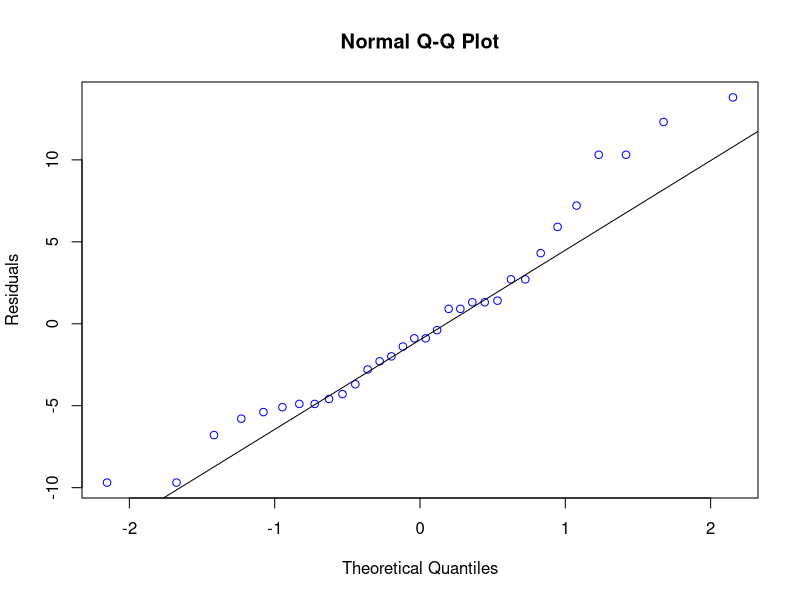
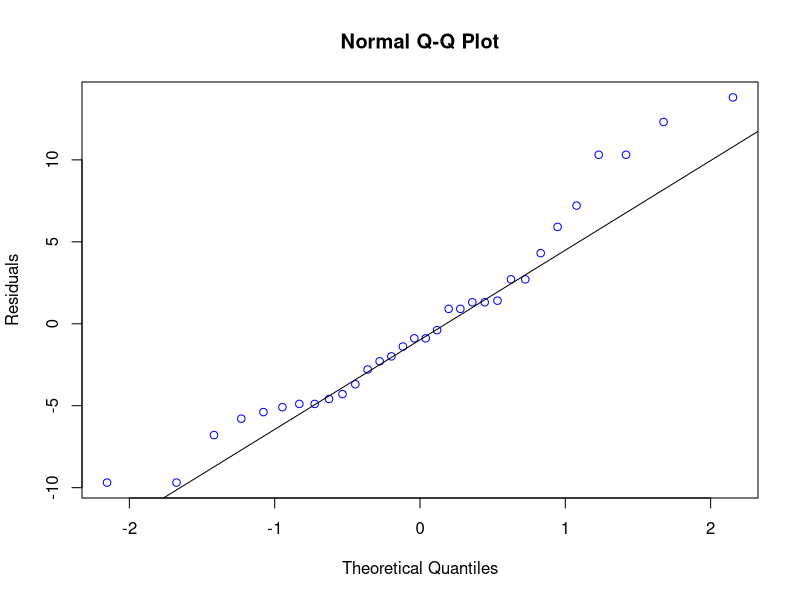
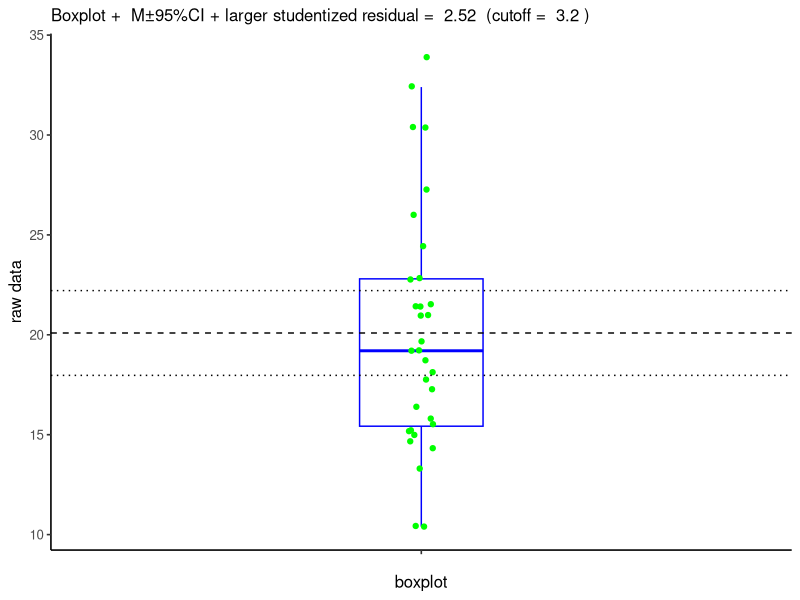
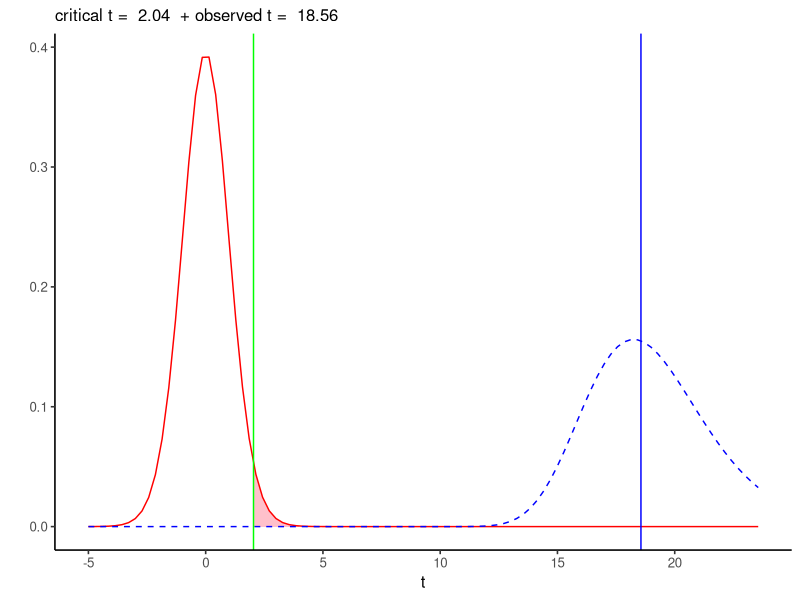
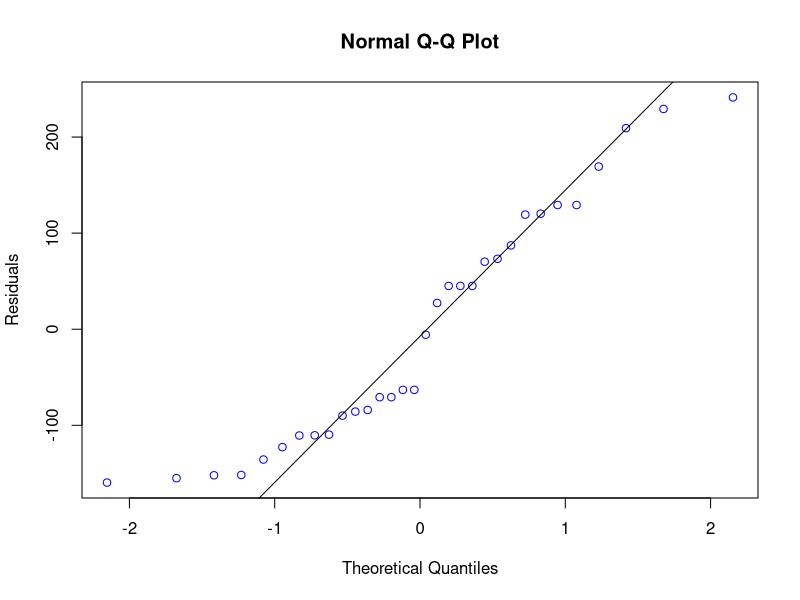
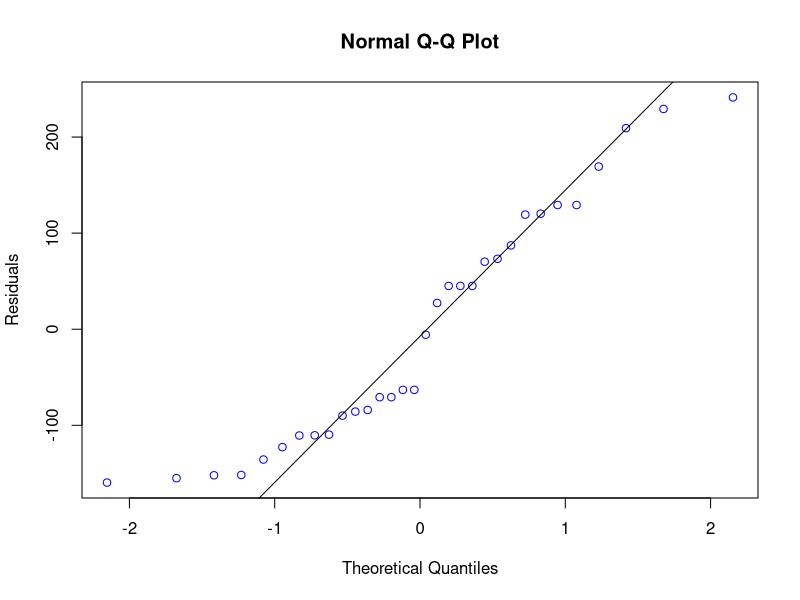
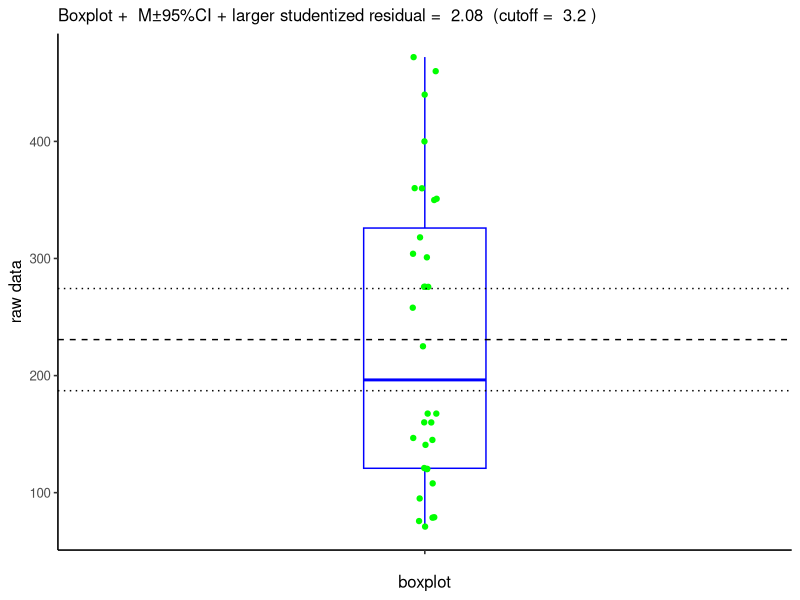
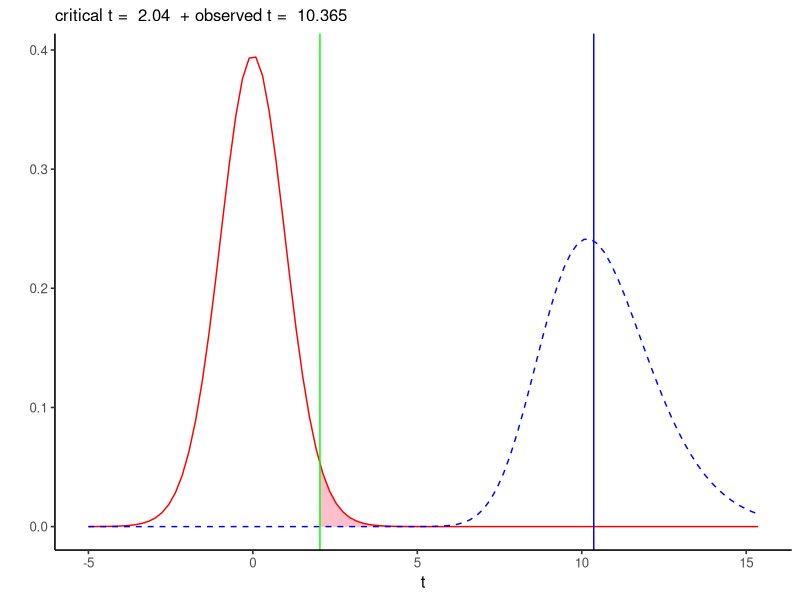

Generate these figures, in order, with R:
data("mtcars")
library(ggplot2)
library(pwr)
d<-mtcars
x<-d$mpg

t_one <- function(y, m0 = 0, alpha = 0.05, 
                    alternative = "two.sided") {
  M <- mean(y) # moyenne
  df <- length(y)-1 # degre de liberte
  V <- var(y) #  variance
  S <- sqrt(V / df) # erreur standard
  t_observed <- (M - m0) / S #  t observe
  p <- if (alternative == "two.sided") {
    2 * pnorm(abs(t_observed), lower.tail = FALSE)
  } else if (alternative == "less") {
    pnorm(t_observed, lower.tail = TRUE)
  } else {
    pnorm(t_observed, lower.tail = FALSE)
  }
  
  t_critical <- if (alternative == "two.sided") { # t critique
    qt(alpha/2, df, lower.tail=FALSE)
  } else if (alternative == "less") {
    qt(alpha, df, lower.tail=TRUE)
  } else {
    qt(alpha, df, lower.tail=FALSE)
  }
  
  # intervalle de confiance autour de la moyenne
  LCL <- (M - S * qnorm(1 - alpha / 2)) # limite inferieure
  UCL <- (M + S * qnorm(1 - alpha / 2)) # limite superieure
  
  d_cohen <- (M - m0)/sqrt(V) # d de cohen
  power_posthoc<-pwr.t.test(n = length(x), 
                            d = d_cohen, 
                            sig.level = alpha,
                            type = "one.sample") # post hoc power
  power<-power_posthoc$power
  direction<-sign(t_observed) # direction du t observe
  
  linear_model<- lm(y ~ 1) 
  # modele lineaire utile pour detecter valeurs extremes
  rst<-rstudent(linear_model)
  # library(car)
  # outlierTest(linear_model)
  alpha_rst = qt(1-alpha / length(y), df)
  outlier<-data.frame(dv = y, rst = abs(rst))
  outlier$col <- ifelse(rst<abs(alpha_rst), "green", "red")

   boxplot <-
    ggplot(outlier, 
         aes(y = dv,x = "",
             label = 1:nrow(outlier)),
         color = col) +
      geom_boxplot(width = 0.2, col = "blue",
                   outlier.shape = NA)+
      geom_jitter(aes(col = col),width = 0.02)+
      scale_color_identity()+
    geom_hline(yintercept = M, lty = "dashed") +
    geom_hline(yintercept = c(LCL, UCL), lty = "dotted") +
    guides(col = F)+
    theme_classic(base_size = 12)+
    labs(x = "boxplot",
         y = "raw data",
         subtitle = paste("Boxplot + ",
                          paste("M", "95%CI",
                          sep = "\u00B1"),
                          "+ larger studentized residual = ",
                          round(max(rst),2),
                          " (cutoff = ", round(alpha_rst,2),")"))
  
   qqnorm(residuals(linear_model), ylab="Residuals",
          col = "blue")
   qqline(residuals(linear_model))
   qqplot<-recordPlot()
   
  mini<-ifelse(t_observed > 0, -5, -5 + t_observed)
  maxi<-ifelse(t_observed < 0, 5, 5 + t_observed)
  
  t_plot<-
    ggplot(data.frame(x = c(mini, maxi)), aes(x)) +
    stat_function(fun = dt, args =list(df =df),
                  xlim = c(direction*t_critical,4),
                  geom = "area", fill = "pink") +
    stat_function(fun = dt, args =list(df =df),
                  col = "red") +
    stat_function(fun = dt, args =list(df =df, ncp = t_observed),
                   col = "blue", lty = "dashed")+
    geom_vline(xintercept = t_critical,
               col = "green")+
    geom_vline(xintercept = t_observed,
               col = "blue")+
    labs(x = "t", y = "", 
         subtitle = paste("critical t = ",round(t_critical,3),
                          " + observed t = ", round(t_observed,3)))+
    theme_classic(base_size = 12)
  
  
  result <- paste0("t(", df,") = ",
                   round(t_observed,2),
                   ", p = ", format.pval(p),
                   ", d = ", round(d_cohen,2),
                   ", M = ", round(M,2),
                   ", 95% CI [", round(LCL,2),
                   "; ", round(UCL,2),
                   "], SD = ", round(sqrt(V),2))
  
  value <- list(mean = M, # liste des valeurs a imprimer
                m0 = m0, 
                variance = V,
                sd = sqrt(V),
                df = df,
                alpha = alpha,
                beta = 1- power,
                power = power,
                t_observed = t_observed,
                t_critical = t_critical,
                p.value = p, 
                LCL = LCL, 
                UCL = UCL, 
                qqplot = qqplot,
                boxplot = boxplot,
                t_plot = t_plot,
                cohens_d = d_cohen,
                alternative = alternative,
                result = result)


                  
  
  
  # print(sprintf("P-value = %g",p))
  # print(sprintf("Lower %.2f%% Confidence Limit = %g",
  #               alpha, LCL))
  # print(sprintf("Upper %.2f%% Confidence Limit = %g",
  #               alpha, UCL))
  return(value)
}

t_one(d$mpg)
t_one(mtcars$disp)
